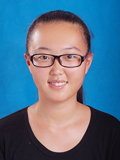
//> input picture Imageprocessing/cmake/lianxing/11.jpg, 120 x 160 px
$ ./main   (built with g++ and OpenCV 4)
//> lines starting //> are read from the running program, lines starting //| are printed output that depends on the picture; after the words box and inside, x2 and y2 are one past the last pixel; in counts of white or black regions, pixels touching at a corner belong together
#include <iostream>
#include<opencv2/opencv.hpp>
#include <opencv2/highgui/highgui.hpp>
#include <opencv2/imgproc/imgproc.hpp>
using namespace cv;
using namespace std;
 int main()
      {

          IplImage*img_color=cvLoadImage("11.jpg",1);//原彩色图像（1表示读取彩色图）
//> img_color is the input picture: 160 rows x 120 cols, CV_8UC3; mean B, G, R 137.6, 114.3, 84.9

//将彩色图像转换为灰度图像，并保存
IplImage*img_gray=cvCreateImage(cvGetSize(img_color),img_color->depth,1);//灰度图像（参数：图像宽、高、像素的位深度和通道数（单通道为灰度图像））
cvCvtColor(img_color,img_gray,CV_BGR2GRAY);
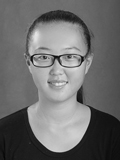
//> img_gray: 160 rows x 120 cols, CV_8UC1; min 4, max 230, mean 108.2
cvSaveImage("img_gray.jpg",img_gray);//保存灰度图像


//将灰度图像转换为二值图像，并保存
IplImage*image=cvCreateImage(cvGetSize(img_color),img_gray->depth,1);//二值图像
cvThreshold(img_gray,image,100,255,CV_THRESH_BINARY);//固定阈值操作（cvThreshold函数只针对单通道图像）
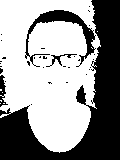
//> image: 160 rows x 120 cols, CV_8UC1; 58.5% white; 33 black regions (29 under 20 px), largest, box (x1, y1, x2, y2) and area: (0, 0, 120, 160) 6798, (25, 10, 96, 67) 869, (0, 75, 8, 107) 125, (46, 54, 77, 67) 86
cvSaveImage("img_binary.jpg",image) ;

         vector<vector<Point > > contours;
     // find
//> (the run ends here: the program needs code that is not available in this run, at `findContours(image,contours,CV_RETR_EXTERNAL,CV_CHAIN_APPROX_NONE);`)
